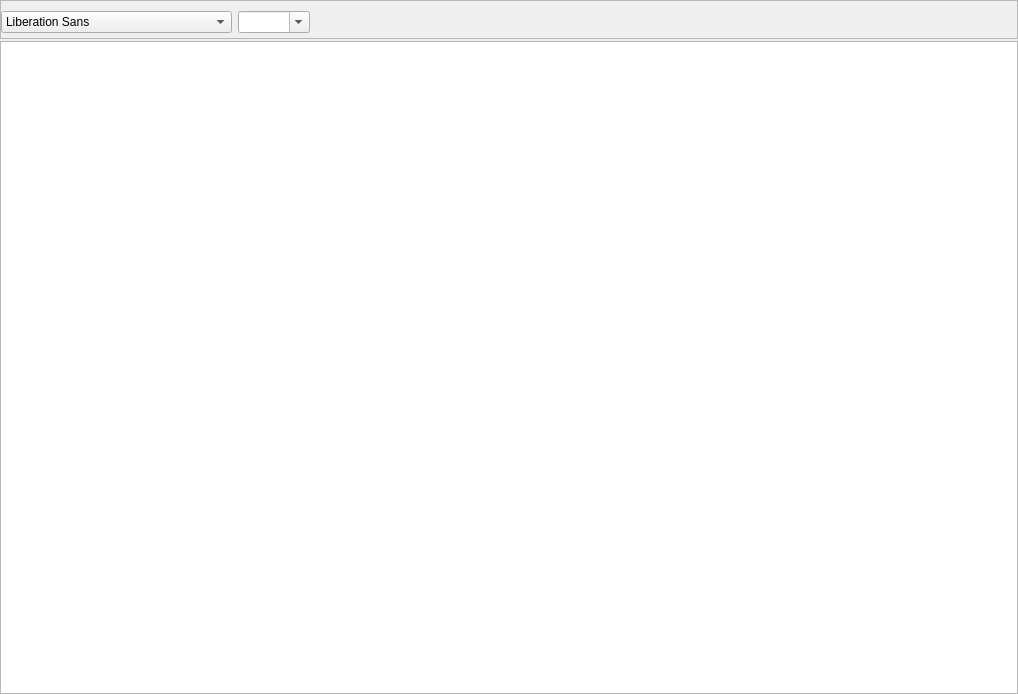
<?xml version="1.0" encoding="UTF-8"?>
<ui version="4.0">
 <class>ComboEditor</class>
 <widget class="QWidget" name="ComboEditor">
  <property name="geometry">
   <rect>
    <x>0</x>
    <y>0</y>
    <width>1018</width>
    <height>694</height>
   </rect>
  </property>
  <property name="windowTitle">
   <string>Form</string>
  </property>
  <property name="styleSheet">
   <string notr="true">QToolButton { 
  padding: 0px;
  background-position: center center;
  background-repeat: no-repeat;
  border-radius: 5px;
  border:none;
}

QToolButton::hover { 
  border: 1px solid #ccc;
}

QToolButton:checked {
  background-color: #fff;
  border: 1px solid #ccc;
}</string>
  </property>
  <layout class="QVBoxLayout" name="verticalLayout" stretch="0,1">
   <property name="spacing">
    <number>2</number>
   </property>
   <property name="leftMargin">
    <number>0</number>
   </property>
   <property name="topMargin">
    <number>0</number>
   </property>
   <property name="rightMargin">
    <number>0</number>
   </property>
   <property name="bottomMargin">
    <number>0</number>
   </property>
   <item>
    <widget class="QFrame" name="frameRichTextControls">
     <property name="frameShape">
      <enum>QFrame::StyledPanel</enum>
     </property>
     <property name="frameShadow">
      <enum>QFrame::Raised</enum>
     </property>
     <layout class="QHBoxLayout" name="horizontalLayout">
      <property name="leftMargin">
       <number>0</number>
      </property>
      <property name="topMargin">
       <number>5</number>
      </property>
      <property name="rightMargin">
       <number>0</number>
      </property>
      <property name="bottomMargin">
       <number>0</number>
      </property>
      <item>
       <layout class="QGridLayout" name="gridLayout">
        <property name="verticalSpacing">
         <number>0</number>
        </property>
        <item row="1" column="0">
         <widget class="QFontComboBox" name="comboFontFamily">
          <property name="focusPolicy">
           <enum>Qt::NoFocus</enum>
          </property>
          <property name="toolTip">
           <string>Font family</string>
          </property>
          <property name="editable">
           <bool>false</bool>
          </property>
          <property name="currentFont">
           <font>
            <family>Arial</family>
           </font>
          </property>
         </widget>
        </item>
        <item row="1" column="1">
         <widget class="QComboBox" name="comboFontSize">
          <property name="toolTip">
           <string>Font size</string>
          </property>
          <property name="editable">
           <bool>true</bool>
          </property>
         </widget>
        </item>
        <item row="0" column="0" colspan="3">
         <spacer name="verticalSpacer_2">
          <property name="orientation">
           <enum>Qt::Vertical</enum>
          </property>
          <property name="sizeHint" stdset="0">
           <size>
            <width>20</width>
            <height>0</height>
           </size>
          </property>
         </spacer>
        </item>
        <item row="2" column="0" colspan="3">
         <spacer name="verticalSpacer">
          <property name="orientation">
           <enum>Qt::Vertical</enum>
          </property>
          <property name="sizeHint" stdset="0">
           <size>
            <width>20</width>
            <height>0</height>
           </size>
          </property>
         </spacer>
        </item>
       </layout>
      </item>
      <item>
       <widget class="QToolButton" name="buttonColor">
        <property name="minimumSize">
         <size>
          <width>32</width>
          <height>32</height>
         </size>
        </property>
        <property name="maximumSize">
         <size>
          <width>32</width>
          <height>32</height>
         </size>
        </property>
        <property name="toolTip">
         <string>Color</string>
        </property>
        <property name="styleSheet">
         <string notr="true">border:none;</string>
        </property>
        <property name="text">
         <string/>
        </property>
        <property name="iconSize">
         <size>
          <width>24</width>
          <height>24</height>
         </size>
        </property>
       </widget>
      </item>
      <item>
       <widget class="QToolButton" name="buttonBold">
        <property name="minimumSize">
         <size>
          <width>32</width>
          <height>32</height>
         </size>
        </property>
        <property name="maximumSize">
         <size>
          <width>32</width>
          <height>32</height>
         </size>
        </property>
        <property name="font">
         <font>
          <family>Arial Black</family>
          <pointsize>16</pointsize>
         </font>
        </property>
        <property name="toolTip">
         <string>Bold</string>
        </property>
        <property name="styleSheet">
         <string notr="true">background-image: url(&quot;:/MainWindow/Resources/buttonBold.png&quot;);</string>
        </property>
        <property name="text">
         <string/>
        </property>
        <property name="iconSize">
         <size>
          <width>32</width>
          <height>32</height>
         </size>
        </property>
        <property name="checkable">
         <bool>true</bool>
        </property>
       </widget>
      </item>
      <item>
       <widget class="QToolButton" name="buttonItalic">
        <property name="minimumSize">
         <size>
          <width>32</width>
          <height>32</height>
         </size>
        </property>
        <property name="maximumSize">
         <size>
          <width>32</width>
          <height>32</height>
         </size>
        </property>
        <property name="font">
         <font>
          <family>Arial</family>
          <pointsize>16</pointsize>
          <italic>true</italic>
         </font>
        </property>
        <property name="toolTip">
         <string>Italic</string>
        </property>
        <property name="styleSheet">
         <string notr="true">background-image: url(&quot;:/MainWindow/Resources/buttonItalic.png&quot;);</string>
        </property>
        <property name="text">
         <string/>
        </property>
        <property name="iconSize">
         <size>
          <width>32</width>
          <height>32</height>
         </size>
        </property>
        <property name="checkable">
         <bool>true</bool>
        </property>
       </widget>
      </item>
      <item>
       <widget class="QToolButton" name="buttonUnderline">
        <property name="minimumSize">
         <size>
          <width>32</width>
          <height>32</height>
         </size>
        </property>
        <property name="maximumSize">
         <size>
          <width>32</width>
          <height>32</height>
         </size>
        </property>
        <property name="font">
         <font>
          <family>Arial</family>
          <pointsize>16</pointsize>
          <italic>false</italic>
          <underline>true</underline>
         </font>
        </property>
        <property name="toolTip">
         <string>Underline</string>
        </property>
        <property name="styleSheet">
         <string notr="true">background-image: url(&quot;:/MainWindow/Resources/buttonUnderline.png&quot;);</string>
        </property>
        <property name="text">
         <string/>
        </property>
        <property name="iconSize">
         <size>
          <width>32</width>
          <height>32</height>
         </size>
        </property>
        <property name="checkable">
         <bool>true</bool>
        </property>
       </widget>
      </item>
      <item>
       <widget class="QToolButton" name="buttonStrikeout">
        <property name="minimumSize">
         <size>
          <width>32</width>
          <height>32</height>
         </size>
        </property>
        <property name="maximumSize">
         <size>
          <width>32</width>
          <height>32</height>
         </size>
        </property>
        <property name="font">
         <font>
          <family>Arial</family>
          <pointsize>16</pointsize>
          <italic>false</italic>
          <underline>false</underline>
          <strikeout>true</strikeout>
         </font>
        </property>
        <property name="toolTip">
         <string>Strikeout</string>
        </property>
        <property name="styleSheet">
         <string notr="true">background-image: url(&quot;:/MainWindow/Resources/buttonStrikeout.png&quot;);</string>
        </property>
        <property name="text">
         <string/>
        </property>
        <property name="iconSize">
         <size>
          <width>32</width>
          <height>32</height>
         </size>
        </property>
        <property name="checkable">
         <bool>true</bool>
        </property>
       </widget>
      </item>
      <item>
       <widget class="QToolButton" name="buttonSuperscript">
        <property name="minimumSize">
         <size>
          <width>32</width>
          <height>32</height>
         </size>
        </property>
        <property name="maximumSize">
         <size>
          <width>32</width>
          <height>32</height>
         </size>
        </property>
        <property name="font">
         <font>
          <family>Arial</family>
          <pointsize>16</pointsize>
          <italic>false</italic>
          <underline>false</underline>
          <strikeout>true</strikeout>
         </font>
        </property>
        <property name="toolTip">
         <string>Superscript</string>
        </property>
        <property name="styleSheet">
         <string notr="true">background-image: url(&quot;:/MainWindow/Resources/buttonSuperscript.png&quot;);</string>
        </property>
        <property name="text">
         <string/>
        </property>
        <property name="iconSize">
         <size>
          <width>32</width>
          <height>32</height>
         </size>
        </property>
        <property name="checkable">
         <bool>true</bool>
        </property>
       </widget>
      </item>
      <item>
       <widget class="QToolButton" name="buttonSubscript">
        <property name="minimumSize">
         <size>
          <width>32</width>
          <height>32</height>
         </size>
        </property>
        <property name="maximumSize">
         <size>
          <width>32</width>
          <height>32</height>
         </size>
        </property>
        <property name="font">
         <font>
          <family>Arial</family>
          <pointsize>16</pointsize>
          <italic>false</italic>
          <underline>false</underline>
          <strikeout>true</strikeout>
         </font>
        </property>
        <property name="toolTip">
         <string>Subscript</string>
        </property>
        <property name="styleSheet">
         <string notr="true">background-image: url(&quot;:/MainWindow/Resources/buttonSubscript.png&quot;);</string>
        </property>
        <property name="text">
         <string/>
        </property>
        <property name="iconSize">
         <size>
          <width>32</width>
          <height>32</height>
         </size>
        </property>
        <property name="checkable">
         <bool>true</bool>
        </property>
       </widget>
      </item>
      <item>
       <spacer name="horizontalSpacer">
        <property name="orientation">
         <enum>Qt::Horizontal</enum>
        </property>
        <property name="sizeType">
         <enum>QSizePolicy::Fixed</enum>
        </property>
        <property name="sizeHint" stdset="0">
         <size>
          <width>20</width>
          <height>1</height>
         </size>
        </property>
       </spacer>
      </item>
      <item>
       <widget class="QToolButton" name="buttonAlignLeft">
        <property name="minimumSize">
         <size>
          <width>32</width>
          <height>32</height>
         </size>
        </property>
        <property name="maximumSize">
         <size>
          <width>32</width>
          <height>32</height>
         </size>
        </property>
        <property name="font">
         <font>
          <family>Arial</family>
          <pointsize>16</pointsize>
          <italic>false</italic>
          <underline>false</underline>
          <strikeout>false</strikeout>
          <kerning>true</kerning>
         </font>
        </property>
        <property name="toolTip">
         <string>Align left</string>
        </property>
        <property name="styleSheet">
         <string notr="true">background-image: url(&quot;:/MainWindow/Resources/buttonAlignLeft.png&quot;);</string>
        </property>
        <property name="text">
         <string/>
        </property>
        <property name="iconSize">
         <size>
          <width>32</width>
          <height>32</height>
         </size>
        </property>
        <property name="checkable">
         <bool>true</bool>
        </property>
       </widget>
      </item>
      <item>
       <widget class="QToolButton" name="buttonAlignCenter">
        <property name="minimumSize">
         <size>
          <width>32</width>
          <height>32</height>
         </size>
        </property>
        <property name="maximumSize">
         <size>
          <width>32</width>
          <height>32</height>
         </size>
        </property>
        <property name="font">
         <font>
          <family>Arial</family>
          <pointsize>16</pointsize>
          <italic>false</italic>
          <underline>false</underline>
          <strikeout>false</strikeout>
          <kerning>true</kerning>
         </font>
        </property>
        <property name="toolTip">
         <string>Center</string>
        </property>
        <property name="styleSheet">
         <string notr="true">background-image: url(&quot;:/MainWindow/Resources/buttonAlignCenter.png&quot;);</string>
        </property>
        <property name="text">
         <string/>
        </property>
        <property name="iconSize">
         <size>
          <width>32</width>
          <height>32</height>
         </size>
        </property>
        <property name="checkable">
         <bool>true</bool>
        </property>
       </widget>
      </item>
      <item>
       <widget class="QToolButton" name="buttonAlignRight">
        <property name="minimumSize">
         <size>
          <width>32</width>
          <height>32</height>
         </size>
        </property>
        <property name="maximumSize">
         <size>
          <width>32</width>
          <height>32</height>
         </size>
        </property>
        <property name="font">
         <font>
          <family>Arial</family>
          <pointsize>16</pointsize>
          <italic>false</italic>
          <underline>false</underline>
          <strikeout>false</strikeout>
          <kerning>true</kerning>
         </font>
        </property>
        <property name="toolTip">
         <string>Align right</string>
        </property>
        <property name="styleSheet">
         <string notr="true">background-image: url(&quot;:/MainWindow/Resources/buttonAlignRight.png&quot;);</string>
        </property>
        <property name="text">
         <string/>
        </property>
        <property name="iconSize">
         <size>
          <width>32</width>
          <height>32</height>
         </size>
        </property>
        <property name="checkable">
         <bool>true</bool>
        </property>
       </widget>
      </item>
      <item>
       <widget class="QToolButton" name="buttonAlignJustify">
        <property name="minimumSize">
         <size>
          <width>32</width>
          <height>32</height>
         </size>
        </property>
        <property name="maximumSize">
         <size>
          <width>32</width>
          <height>32</height>
         </size>
        </property>
        <property name="font">
         <font>
          <family>Arial</family>
          <pointsize>16</pointsize>
          <italic>false</italic>
          <underline>false</underline>
          <strikeout>false</strikeout>
          <kerning>true</kerning>
         </font>
        </property>
        <property name="toolTip">
         <string>Justify</string>
        </property>
        <property name="styleSheet">
         <string notr="true">background-image: url(&quot;:/MainWindow/Resources/buttonAlignJustify.png&quot;);</string>
        </property>
        <property name="text">
         <string/>
        </property>
        <property name="iconSize">
         <size>
          <width>32</width>
          <height>32</height>
         </size>
        </property>
        <property name="checkable">
         <bool>true</bool>
        </property>
       </widget>
      </item>
      <item>
       <spacer name="horizontalSpacer_3">
        <property name="orientation">
         <enum>Qt::Horizontal</enum>
        </property>
        <property name="sizeType">
         <enum>QSizePolicy::Fixed</enum>
        </property>
        <property name="sizeHint" stdset="0">
         <size>
          <width>20</width>
          <height>1</height>
         </size>
        </property>
       </spacer>
      </item>
      <item>
       <widget class="QToolButton" name="buttonHyperlink">
        <property name="minimumSize">
         <size>
          <width>32</width>
          <height>32</height>
         </size>
        </property>
        <property name="maximumSize">
         <size>
          <width>32</width>
          <height>32</height>
         </size>
        </property>
        <property name="font">
         <font>
          <family>Arial</family>
          <pointsize>16</pointsize>
          <italic>false</italic>
          <underline>false</underline>
          <strikeout>false</strikeout>
          <kerning>true</kerning>
         </font>
        </property>
        <property name="toolTip">
         <string>Hyperlink</string>
        </property>
        <property name="styleSheet">
         <string notr="true">background-image: url(:/MainWindow/Resources/buttonLink.png); 
</string>
        </property>
        <property name="text">
         <string/>
        </property>
        <property name="iconSize">
         <size>
          <width>32</width>
          <height>32</height>
         </size>
        </property>
        <property name="checkable">
         <bool>true</bool>
        </property>
       </widget>
      </item>
      <item>
       <spacer name="horizontalSpacer_2">
        <property name="orientation">
         <enum>Qt::Horizontal</enum>
        </property>
        <property name="sizeHint" stdset="0">
         <size>
          <width>40</width>
          <height>20</height>
         </size>
        </property>
       </spacer>
      </item>
     </layout>
    </widget>
   </item>
   <item>
    <widget class="SnippetEdit" name="snippetEdit">
     <property name="contextMenuPolicy">
      <enum>Qt::CustomContextMenu</enum>
     </property>
     <property name="acceptRichText">
      <bool>false</bool>
     </property>
    </widget>
   </item>
  </layout>
 </widget>
 <customwidgets>
  <customwidget>
   <class>SnippetEdit</class>
   <extends>QTextEdit</extends>
   <header>SnippetEdit.h</header>
  </customwidget>
 </customwidgets>
 <resources>
  <include location="../Beeftext.qrc"/>
 </resources>
 <connections>
  <connection>
   <sender>comboFontFamily</sender>
   <signal>textActivated(QString)</signal>
   <receiver>ComboEditor</receiver>
   <slot>onComboFontFamilyChanged(QString)</slot>
   <hints>
    <hint type="sourcelabel">
     <x>63</x>
     <y>13</y>
    </hint>
    <hint type="destinationlabel">
     <x>7</x>
     <y>25</y>
    </hint>
   </hints>
  </connection>
  <connection>
   <sender>comboFontSize</sender>
   <signal>textActivated(QString)</signal>
   <receiver>ComboEditor</receiver>
   <slot>onComboFontSizeChanged(QString)</slot>
   <hints>
    <hint type="sourcelabel">
     <x>264</x>
     <y>31</y>
    </hint>
    <hint type="destinationlabel">
     <x>336</x>
     <y>172</y>
    </hint>
   </hints>
  </connection>
  <connection>
   <sender>snippetEdit</sender>
   <signal>currentCharFormatChanged(QTextCharFormat)</signal>
   <receiver>ComboEditor</receiver>
   <slot>onCurrentCharFormatChanged(QTextCharFormat)</slot>
   <hints>
    <hint type="sourcelabel">
     <x>88</x>
     <y>54</y>
    </hint>
    <hint type="destinationlabel">
     <x>112</x>
     <y>24</y>
    </hint>
   </hints>
  </connection>
  <connection>
   <sender>buttonColor</sender>
   <signal>clicked()</signal>
   <receiver>ComboEditor</receiver>
   <slot>onButtonColor()</slot>
   <hints>
    <hint type="sourcelabel">
     <x>298</x>
     <y>21</y>
    </hint>
    <hint type="destinationlabel">
     <x>499</x>
     <y>349</y>
    </hint>
   </hints>
  </connection>
  <connection>
   <sender>buttonBold</sender>
   <signal>toggled(bool)</signal>
   <receiver>ComboEditor</receiver>
   <slot>onButtonBold(bool)</slot>
   <hints>
    <hint type="sourcelabel">
     <x>338</x>
     <y>12</y>
    </hint>
    <hint type="destinationlabel">
     <x>364</x>
     <y>0</y>
    </hint>
   </hints>
  </connection>
  <connection>
   <sender>buttonItalic</sender>
   <signal>toggled(bool)</signal>
   <receiver>ComboEditor</receiver>
   <slot>onButtonItalic(bool)</slot>
   <hints>
    <hint type="sourcelabel">
     <x>379</x>
     <y>20</y>
    </hint>
    <hint type="destinationlabel">
     <x>162</x>
     <y>0</y>
    </hint>
   </hints>
  </connection>
  <connection>
   <sender>buttonUnderline</sender>
   <signal>toggled(bool)</signal>
   <receiver>ComboEditor</receiver>
   <slot>onButtonUnderline(bool)</slot>
   <hints>
    <hint type="sourcelabel">
     <x>423</x>
     <y>30</y>
    </hint>
    <hint type="destinationlabel">
     <x>441</x>
     <y>0</y>
    </hint>
   </hints>
  </connection>
  <connection>
   <sender>buttonStrikeout</sender>
   <signal>toggled(bool)</signal>
   <receiver>ComboEditor</receiver>
   <slot>onButtonStrikeout(bool)</slot>
   <hints>
    <hint type="sourcelabel">
     <x>447</x>
     <y>22</y>
    </hint>
    <hint type="destinationlabel">
     <x>767</x>
     <y>0</y>
    </hint>
   </hints>
  </connection>
  <connection>
   <sender>snippetEdit</sender>
   <signal>cursorPositionChanged()</signal>
   <receiver>ComboEditor</receiver>
   <slot>onCursorPositionChanged()</slot>
   <hints>
    <hint type="sourcelabel">
     <x>437</x>
     <y>369</y>
    </hint>
    <hint type="destinationlabel">
     <x>437</x>
     <y>349</y>
    </hint>
   </hints>
  </connection>
  <connection>
   <sender>buttonAlignLeft</sender>
   <signal>toggled(bool)</signal>
   <receiver>ComboEditor</receiver>
   <slot>onButtonAlignLeft()</slot>
   <hints>
    <hint type="sourcelabel">
     <x>601</x>
     <y>29</y>
    </hint>
    <hint type="destinationlabel">
     <x>626</x>
     <y>0</y>
    </hint>
   </hints>
  </connection>
  <connection>
   <sender>buttonAlignCenter</sender>
   <signal>toggled(bool)</signal>
   <receiver>ComboEditor</receiver>
   <slot>onButtonAlignCenter()</slot>
   <hints>
    <hint type="sourcelabel">
     <x>639</x>
     <y>28</y>
    </hint>
    <hint type="destinationlabel">
     <x>719</x>
     <y>0</y>
    </hint>
   </hints>
  </connection>
  <connection>
   <sender>buttonAlignRight</sender>
   <signal>toggled(bool)</signal>
   <receiver>ComboEditor</receiver>
   <slot>onButtonAlignRight()</slot>
   <hints>
    <hint type="sourcelabel">
     <x>677</x>
     <y>31</y>
    </hint>
    <hint type="destinationlabel">
     <x>751</x>
     <y>0</y>
    </hint>
   </hints>
  </connection>
  <connection>
   <sender>buttonAlignJustify</sender>
   <signal>toggled(bool)</signal>
   <receiver>ComboEditor</receiver>
   <slot>onButtonAlignJustify()</slot>
   <hints>
    <hint type="sourcelabel">
     <x>715</x>
     <y>30</y>
    </hint>
    <hint type="destinationlabel">
     <x>876</x>
     <y>30</y>
    </hint>
   </hints>
  </connection>
  <connection>
   <sender>buttonHyperlink</sender>
   <signal>toggled(bool)</signal>
   <receiver>ComboEditor</receiver>
   <slot>onButtonHyperlink(bool)</slot>
   <hints>
    <hint type="sourcelabel">
     <x>779</x>
     <y>22</y>
    </hint>
    <hint type="destinationlabel">
     <x>879</x>
     <y>17</y>
    </hint>
   </hints>
  </connection>
  <connection>
   <sender>buttonSuperscript</sender>
   <signal>toggled(bool)</signal>
   <receiver>ComboEditor</receiver>
   <slot>onButtonSuperscript(bool)</slot>
   <hints>
    <hint type="sourcelabel">
     <x>482</x>
     <y>22</y>
    </hint>
    <hint type="destinationlabel">
     <x>1023</x>
     <y>66</y>
    </hint>
   </hints>
  </connection>
  <connection>
   <sender>buttonSubscript</sender>
   <signal>toggled(bool)</signal>
   <receiver>ComboEditor</receiver>
   <slot>onButtonSubscript(bool)</slot>
   <hints>
    <hint type="sourcelabel">
     <x>512</x>
     <y>20</y>
    </hint>
    <hint type="destinationlabel">
     <x>-5</x>
     <y>138</y>
    </hint>
   </hints>
  </connection>
 </connections>
 <slots>
  <slot>onComboFontFamilyChanged(QString)</slot>
  <slot>onCurrentCharFormatChanged(QTextCharFormat)</slot>
  <slot>onComboFontSizeChanged(QString)</slot>
  <slot>onButtonColor()</slot>
  <slot>onButtonBold(bool)</slot>
  <slot>onButtonItalic(bool)</slot>
  <slot>onButtonUnderline(bool)</slot>
  <slot>onButtonStrikeout(bool)</slot>
  <slot>onCursorPositionChanged()</slot>
  <slot>onButtonAlignLeft()</slot>
  <slot>onButtonAlignCenter()</slot>
  <slot>onButtonAlignRight()</slot>
  <slot>onButtonAlignJustify()</slot>
  <slot>onButtonHyperlink(bool)</slot>
  <slot>onButtonSuperscript(bool)</slot>
  <slot>onButtonSubscript(bool)</slot>
 </slots>
</ui>
